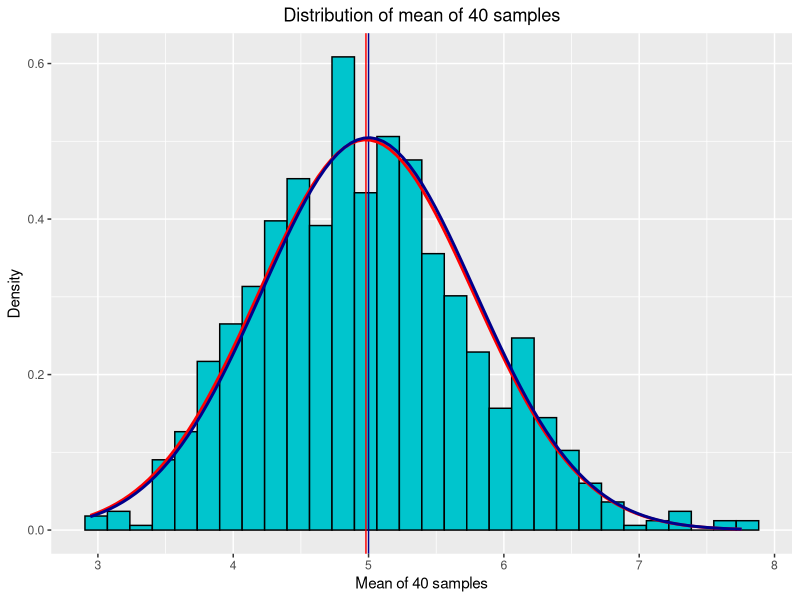

The R script that drew this image:
## ---- chunk 1

date_today <- Sys.Date()
## ---- chunk 2
library(ggplot2)
library(knitr)
knitr::opts_chunk$set(echo = TRUE, results = 'hold')
## ---- chunk 3
set.seed(554)
lambda <- 0.2
n <- 40
nsim <- 1000
## ---- chunk 4
simd<- matrix( rexp(n * nsim, rate= lambda), nsim)
dim(simd)
simmu <- rowMeans(simd)

## ---- chunk 5
simmu <- rowMeans(simd)
## ---- chunk 6
sammu <- mean(simmu)
sammu
## ---- chunk 7
tmu <- 1/lambda
tmu

## ---- chunk 8
samvar <- var(simmu)
samvar
## ---- chunk 9
tvar <- (1/lambda)^2/n
tvar
## ---- chunk 10
samsd <- sd(simmu)
samsd
## ---- chunk 11
tsd <- 1/(lambda * sqrt(n))
tsd
## ---- chunk 12
data <- data.frame(simmu)
g <- ggplot(data, aes(x=simmu))
g <- g + geom_histogram(aes(y=..density..), colour="black", fill = "turquoise3") + 
         labs(title = "Distribution of mean of 40 samples", x ="Mean of 40 samples", y="Density")+
         theme(plot.title = element_text(hjust=0.5)) +
         geom_vline(xintercept = sammu, color ="red1")+ 
         geom_vline(xintercept = tmu, color ="darkblue") +
         stat_function(fun = dnorm, args = list(mean = sammu, sd = samsd), color = "red1", size = 1.0) +
         stat_function(fun = dnorm, args = list(mean = tmu, sd = tsd), color = "darkblue", size = 1.0)
g
## ---- chunk 13
samCI <- round (mean(simmu) + c(-1,1)*1.96*sd(simmu)/sqrt(n),3)
samCI
## ---- chunk 14
tCI<- round(tmu + c(-1,1) * 1.96 * sqrt(tvar)/sqrt(n),3)
tCI
